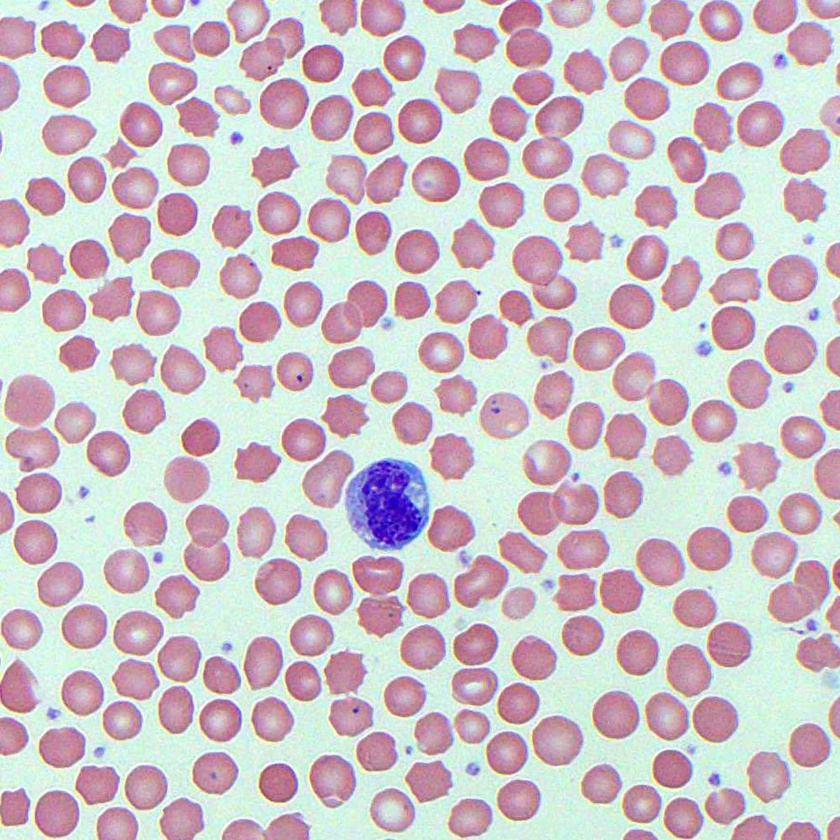
#> input picture Grünewald-TP0/tp0_umbralizacion_regiones/imgs/inputs/blood_cells.jpg, 840 x 840 px, shrunk from 1000 x 1000 before the run
$ python -i utils.py   (imports and definitions only)
#> lines starting #> are read from the running program, lines starting #| are printed output that depends on the picture
from matplotlib import pyplot as plt
import cv2

"""
A set of utility functions handling opencv image formats and color-spaces
"""

def patch(img, kwargs):
  """
  A patching function that:
    - Defaults cmap to grayscale if detects images with only 1 channel.
    - Defaults cmap to rgb if detects images with 3 channels and no cmap defined.
    - Converts opencv default BGR format to RGB if detects images with 3 channels.
    - Converts opencv HSV to RGB
  """

  grayscale = {'cmap':'gray', 'vmin':0, 'vmax':255}

  cmap_patched = kwargs.copy()
  if len(img.shape) == 2:
    # num channels == 1
    # Defaulting cmap to grayscale
    if 'cmap' not in kwargs:
      cmap_patched.update(grayscale)

  img_patched = img
  if len(img.shape) == 3:
    if 'cmap' not in kwargs:
      # Changing BGR opencv format to RGB
      if img.shape[2] == 4:
        img_patched = cv2.cvtColor(img, cv2.COLOR_BGRA2RGBA)
      else:
        img_patched = cv2.cvtColor(img, cv2.COLOR_BGR2RGB)

    # matplotlib expects hsv in [0, 1] range, simply convert opencv HSV to RGB format
    if 'cmap' in kwargs and kwargs['cmap'] == 'hsv':
      img_patched = cv2.cvtColor(img, cv2.COLOR_HSV2RGB)

  return img_patched, cmap_patched


def imshow(img, **kwargs):
  """
  imshow wrapper for matplotlib.pyplot.imshow
  """
  patched_img , patched_cmap = patch(img, kwargs)
  plt.imshow(patched_img, **patched_cmap)
  plt.axis('off')

def show_images(images, titles=None, **kwargs):
  num_images = len(images)
  fig, axs = plt.subplots(1, num_images, figsize=(12, 6))
  if titles is None:
    titles = [None for _ in images]
  for ax, img, title in zip(axs, images, titles):

    patched_img , patched_cmap = patch(img, kwargs)
    ax.imshow(patched_img, **patched_cmap)
    ax.axis('off')
    ax.set_title(title)

def plot_transform(r, s, label=None, title=None, fig=None):
  if fig is None:
    plt.figure(figsize=(5, 5))
  if not isinstance(s, list):
    ss = [s]
  else:
    ss = s

  legend = True
  if label is None:
    legend = False
    ls = [None] * len(ss)
  else:
    if not isinstance(label, list):
      ls = [label] * len(ss)
    else:
      ls = label

  for s, lbl in zip(ss, ls):
    plt.plot(r, s, label=lbl)

  plt.grid()
  plt.xlabel("r")
  plt.ylabel("s")
  plt.title(title)
  if legend:
    plt.legend()
  plt.ylim(0, 256)
  plt.xlim(0, 256)

>>> import cv2
>>> picture = cv2.imread('imgs/inputs/blood_cells.jpg')
#> picture is the input picture: shape (840, 840, 3); mean B, G, R 197.7, 191.8, 203.9
>>> result = show_images(picture)
#> in show_images, `num_images = len(images)`: num_images = 840
#> in show_images, `titles = [None for _ in images]`: titles = 840 items
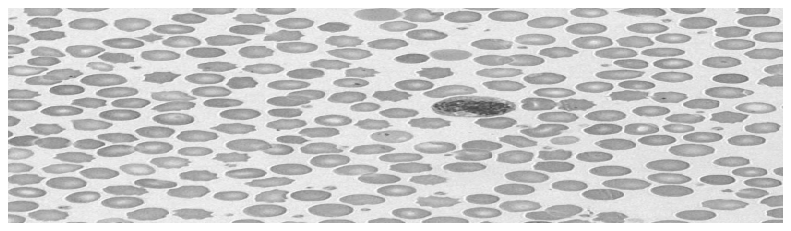
#> figure drawn by matplotlib, 840 panels
